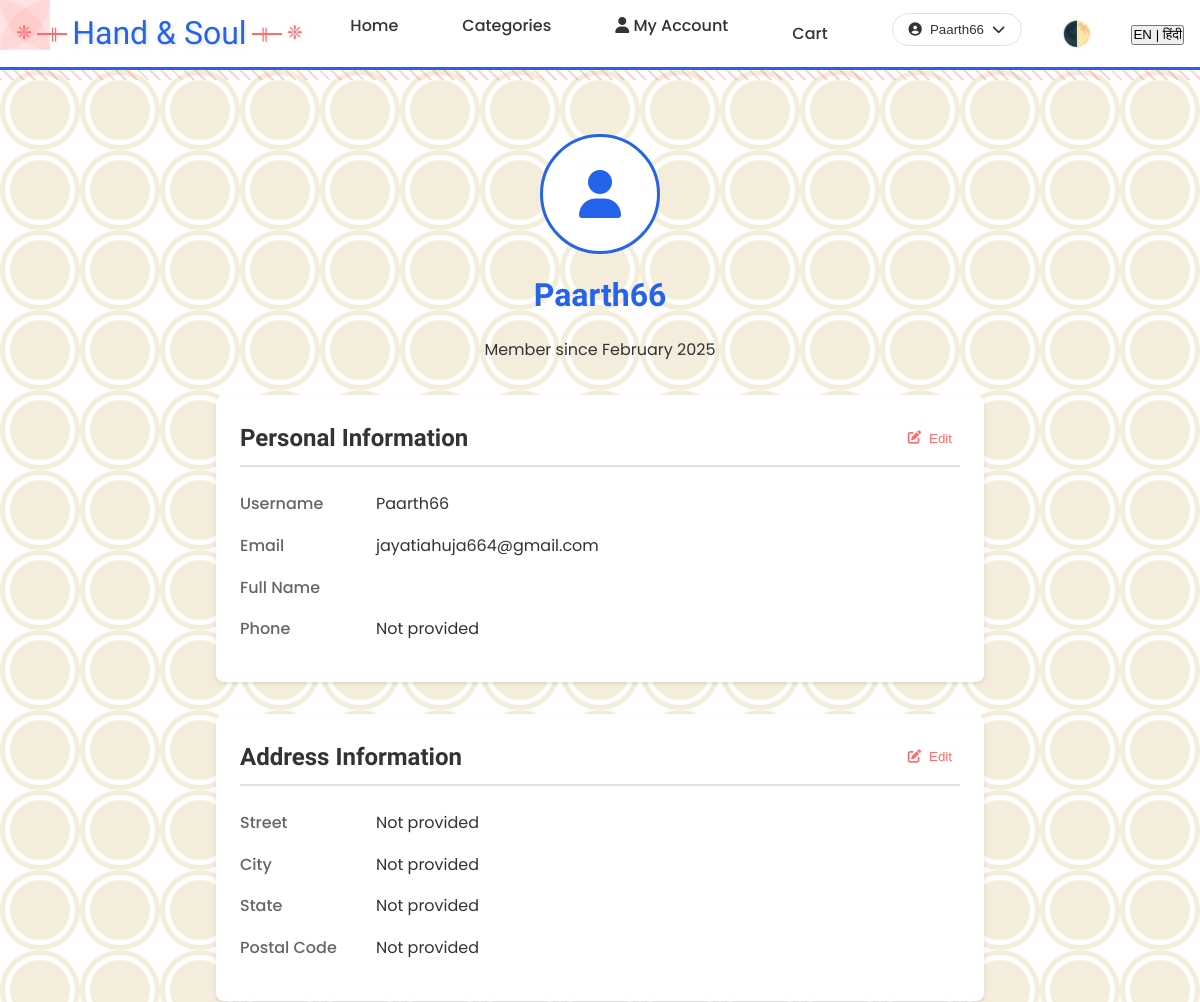
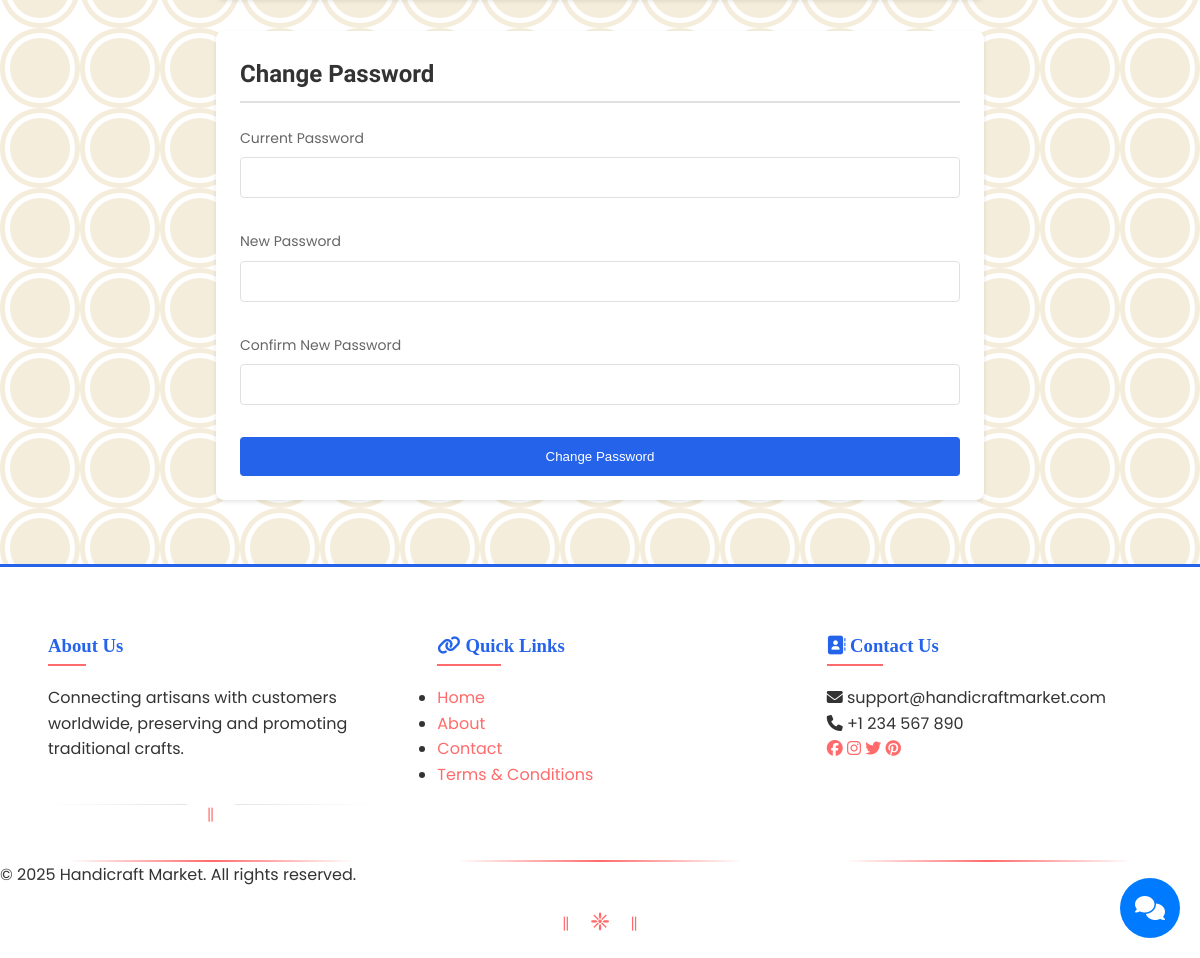
Page /accounts/profile/ (signed in) on the committed database (2 pictures, top to bottom).
### accounts/models.py (models this page shows, shortened)
class CustomUser(AbstractUser):
    USER_TYPE_CHOICES = (
        ('CUSTOMER', 'Customer'),
        ('SELLER', 'Seller'),
    )
    user_type = models.CharField(max_length=10, choices=USER_TYPE_CHOICES, default='CUSTOMER')
    phone_number = models.CharField(max_length=15, blank=True)
    address = models.TextField(blank=True)
    profile_picture = models.ImageField(upload_to='profile_pics/', blank=True, null=True)
    business_name = models.CharField(max_length=100, blank=True)
    gstin = models.CharField(max_length=15, blank=True)  # GST Identification Number
    business_description = models.TextField(blank=True)
    is_verified_seller = models.BooleanField(default=False)

### accounts/views.py (the view)
# urls.py: path('profile/', views.profile_view, name='profile'),
@login_required
def profile_view(request):
    return render(request, 'accounts/profile.html', {'user': request.user})

### templates/accounts/profile.html (shortened to what this page needs)
{% extends 'base.html' %}
{% load static %}
{% block content %}
<div class="profile-container">
    <div class="profile-header">
        <div class="profile-avatar">
            {% if user.avatar %}
                <img src="{{ user.avatar.url }}" alt="{{ user.get_full_name }}">
            {% else %}
                <i class="fas fa-user"></i>
            {% endif %}
        </div>
        <h1>{{ user.get_full_name|default:user.username }}</h1>
        <p>Member since {{ user.date_joined|date:"F Y" }}</p>
    </div>
    <div class="profile-sections">
        <div class="profile-section">
            <div class="section-header">
                <h2>Personal Information</h2>
                <button class="edit-btn" onclick="toggleEdit('personal-info')">
                    <i class="fas fa-edit"></i>
                    Edit
                </button>
            </div>
            <div id="personal-info-display">
                <div class="info-row">
                    <span class="info-label">Username</span>
                    <span class="info-value">{{ user.username }}</span>
                </div>
                <div class="info-row">
                    <span class="info-label">Email</span>
                    <span class="info-value">{{ user.email }}</span>
                </div>
                <div class="info-row">
                    <span class="info-label">Full Name</span>
                    <span class="info-value">{{ user.get_full_name }}</span>
                </div>
                <div class="info-row">
                    <span class="info-label">Phone</span>
                    <span class="info-value">{{ user.phone_number|default:"Not provided" }}</span>
                </div>
            </div>
        </div>
        <div class="profile-section">
            <div class="section-header">
                <h2>Address Information</h2>
                <button class="edit-btn" onclick="toggleEdit('address-info')">
                    <i class="fas fa-edit"></i>
                    Edit
                </button>
            </div>
            <div id="address-info-display">
                <div class="info-row">
                    <span class="info-label">Street</span>
                    <span class="info-value">{{ user.address|default:"Not provided" }}</span>
                </div>
                <div class="info-row">
                    <span class="info-label">City</span>
                    <span class="info-value">{{ user.city|default:"Not provided" }}</span>
                </div>
                <div class="info-row">
                    <span class="info-label">State</span>
                    <span class="info-value">{{ user.state|default:"Not provided" }}</span>
                </div>
                <div class="info-row">
                    <span class="info-label">Postal Code</span>
                    <span class="info-value">{{ user.postal_code|default:"Not provided" }}</span>
                </div>
            </div>
        </div>
        <div class="profile-section">
            <div class="section-header">
                <h2>Change Password</h2>
            </div>
            <form class="profile-form" method="POST" action="{% url 'accounts:change_password' %}">
                <div class="form-group">
                    <label for="current_password">Current Password</label>
                    <input type="password" id="current_password" name="current_password" class="form-control">
                </div>
                <div class="form-group">
                    <label for="new_password1">New Password</label>
                    <input type="password" id="new_password1" name="new_password1" class="form-control">
                </div>
                <div class="form-group">
                    <label for="new_password2">Confirm New Password</label>
                    <input type="password" id="new_password2" name="new_password2" class="form-control">
                </div>
                <button type="submit" class="save-btn">Change Password</button>
            </form>
        </div>
    </div>
</div>
{% endblock %}

### templates/base.html (shortened to what this page needs)
{% load static %}
<!DOCTYPE html>
<html lang="en" data-theme="light">
  <head>
    <link
      rel="stylesheet"
      href="https://cdnjs.cloudflare.com/ajax/libs/font-awesome/6.5.1/css/all.min.css"
    />
    <link rel="stylesheet" href="{% static 'css/theme.css' %}" />
    <link rel="stylesheet" href="{% static 'css/style.css' %}" />
    <link rel="stylesheet" href="{% static 'css/responsive.css' %}" />
    <link rel="stylesheet" href="{% static 'css/cart.css' %}" />
  </head>
  <body class="{% if request.COOKIES.theme == 'dark' %}dark-theme{% endif %}">
    <div class="traditional-corners">
      <div class="corner top-left">
      </div>
      <div class="corner top-right">
      </div>
      <div class="corner bottom-left">
      </div>
      <div class="corner bottom-right">
      </div>
    </div>
    <header class="main-header">
      <nav class="nav-container">
        <div class="logo">
          <a href="{% url 'core:home' %}">
            <span class="logo-icon">॥</span>
            <span class="logo-text">Hand & Soul</span>
            <span class="logo-icon">॥</span>
          </a>
        </div>
        <ul class="nav-links">
          <li>
            <a href="{% url 'core:home' %}" data-translate="home">Home</a>
          </li>
          <li>
            <a
              href="{% url 'products:category_list' %}"
              data-translate="categories"
              >Categories</a
            >
          </li>
          {% if user.is_authenticated %} {% if user.user_type == 'SELLER' %}
          <li>
            <a href="{% url 'accounts:seller_dashboard' %}"
              ><i class="fas fa-store"></i> Dashboard</a
            >
          </li>
          {% else %}
          <li>
            <a href="{% url 'accounts:customer_dashboard' %}"
              ><i class="fas fa-user"></i> My Account</a
            >
          </li>
          {% endif %}
          <li class="nav-cart">
            <a
              href="{% url 'products:cart' %}"
              data-translate="cart"
              class="cart-link"
            >
            </a>
          </li>
          <li class="nav-user">
            <div class="user-menu">
              <button class="user-menu-btn">
                <i class="fas fa-user-circle"></i>
                <span>{{ user.username }}</span>
                <i class="fas fa-chevron-down"></i>
              </button>
            </div>
          </li>
          {% endif %}
        </ul>
        <div class="theme-toggle">
          <button id="themeToggle" title="Switch theme">
          </button>
        </div>
        <div class="language-switcher">
          <button
            id="globalLanguageToggle"
            class="language-toggle-btn"
            onclick="toggleSiteLanguage()"
          >
            <span class="current-lang">EN</span>
            <span class="separator">|</span>
            <span class="other-lang">हिंदी</span>
          </button>
        </div>
      </nav>
    </header>
    <main class="main-content">
       {% block content %}{% endblock %}
    </main>
    <footer class="main-footer">
      <div class="footer-content">
        <div class="footer-section">
          <h3 data-translate="about_us">About Us</h3>
          <p data-translate="about_description">
            Connecting artisans with customers worldwide, preserving and
            promoting traditional crafts.
          </p>
          <div class="traditional-separator"></div>
        </div>
        <div class="footer-section">
          <h3><i class="fas fa-link"></i> Quick Links</h3>
          <ul class="traditional-list">
            <li><a href="{% url 'core:home' %}">Home</a></li>
            <li><a href="{% url 'core:about' %}">About</a></li>
            <li><a href="{% url 'core:contact' %}">Contact</a></li>
            <li><a href="{% url 'core:terms' %}">Terms & Conditions</a></li>
          </ul>
        </div>
        <div class="footer-section">
          <h3><i class="fas fa-address-book"></i> Contact Us</h3>
          <p><i class="fas fa-envelope"></i> support@handicraftmarket.com</p>
          <p><i class="fas fa-phone"></i> +1 234 567 890</p>
          <div class="social-links">
            <a href="#" title="Facebook" class="traditional-icon"
              ><i class="fab fa-facebook"></i
            ></a>
            <a href="#" title="Instagram" class="traditional-icon"
              ><i class="fab fa-instagram"></i
            ></a>
            <a href="#" title="Twitter" class="traditional-icon"
              ><i class="fab fa-twitter"></i
            ></a>
            <a href="#" title="Pinterest" class="traditional-icon"
              ><i class="fab fa-pinterest"></i
            ></a>
          </div>
        </div>
      </div>
      <div class="footer-bottom">
        <p>&copy; {% now "Y" %} Handicraft Market. All rights reserved.</p>
        <div class="footer-decoration">
          <span>॥</span>
          <span>❈</span>
          <span>॥</span>
        </div>
      </div>
    </footer>
    <div id="chatbot-container">{% include 'includes/chatbot.html' %}</div>
  </body>
</html>

### static/css/theme.css (style rules this page uses)
:root[data-theme="light"] { --background-color: #ffffff; --surface-color: #ffffff; --border-color: #e0e0e0; --text-primary: #333333; --text-secondary: #666666; --accent-color: #ff6b6b; --accent-hover: #ff5252; --shadow-color: rgba(0, 0, 0, 0.1); --nav-background: #ffffff; --input-background: #ffffff; --card-background: #ffffff; --success-color: #4caf50; --error-color: #f44336; --warning-color: #ff9800; }
body { background-color: var(--background-color); color: var(--text-primary); transition: background-color 0.3s ease, color 0.3s ease; }
input, select, textarea { background-color: var(--input-background); border: 1px solid var(--border-color); color: var(--text-primary); }
input::placeholder { color: var(--text-secondary); }
.main-header { background-color: var(--nav-background); border-bottom: 1px solid var(--border-color); }
.theme-toggle button { background: none; border: none; cursor: pointer; font-size: 1.5rem; padding: 0.5rem; color: var(--text-primary); transition: transform 0.3s ease; }

### static/css/cart.css (style rules this page uses)
.nav-cart { position: relative; margin-right: 1rem; }
.cart-link { display: flex; align-items: center; text-decoration: none; color: var(--text-color); transition: color 0.3s ease; }

### templates/accounts/profile.html (style rules this page uses)
.profile-container { max-width: 800px; margin: 2rem auto; padding: 0 1rem; }
.profile-header { text-align: center; margin-bottom: 2rem; }
.profile-avatar { width: 120px; height: 120px; border-radius: 50%; margin: 0 auto 1rem; background: var(--surface-color); display: flex; align-items: center; justify-content: center; font-size: 3rem; color: var(--primary-color); border: 3px solid var(--primary-color); }
.profile-sections { display: grid; gap: 2rem; }
.profile-section { background: var(--surface-color); border-radius: 8px; padding: 1.5rem; box-shadow: 0 2px 4px var(--shadow-color); }
.section-header { display: flex; justify-content: space-between; align-items: center; margin-bottom: 1.5rem; padding-bottom: 0.5rem; border-bottom: 2px solid var(--border-color); }
.section-header h2 { margin: 0; color: var(--text-primary); }
.edit-btn { background: none; border: none; color: var(--accent-color); cursor: pointer; display: flex; align-items: center; gap: 0.5rem; padding: 0.5rem; border-radius: 4px; transition: background-color 0.3s ease; }
.profile-form { display: grid; gap: 1rem; }
.form-group { display: grid; gap: 0.5rem; }
.form-group label { color: var(--text-secondary); font-size: 0.875rem; }
.form-control { width: 100%; padding: 0.75rem; border: 1px solid var(--border-color); border-radius: 4px; background-color: var(--background-color); color: var(--text-primary); transition: border-color 0.3s ease; }
.save-btn { background-color: var(--primary-color); color: white; border: none; padding: 0.75rem 1.5rem; border-radius: 4px; cursor: pointer; font-weight: 500; transition: background-color 0.3s ease; }
.info-row { display: grid; grid-template-columns: 120px 1fr; gap: 1rem; margin-bottom: 1rem; }
.info-label { color: var(--text-secondary); font-weight: 500; }
.info-value { color: var(--text-primary); }

### templates/base.html (style rules this page uses)
:root { --primary-color: #2563eb; --primary-color-rgb: 37, 99, 235; --accent-color: #1d4ed8; --text-primary: #1f2937; --text-secondary: #4b5563; --background-color: #ffffff; --surface-color: #ffffff; --border-color: #e5e7eb; --shadow-color: rgba(0, 0, 0, 0.1); --error-color: #dc2626; --warning-color: #f59e0b; --success-color: #10b981; --font-heading: "Rozha One", serif; --font-hindi: "Tiro Devanagari Hindi", serif; --font-body: "Poppins", sans-serif; }
body { margin: 0; padding: 0; font-family: var(--font-body); background-color: var(--background-color); color: var(--text-primary); }
h1, h2, h3, h4, h5, h6 { font-family: var(--font-heading); }
.main-content { position: relative; padding: 2rem; background-color: var(--background-color); }
.main-content::before { content: ""; position: absolute; top: 0; left: 0; right: 0; height: 10px; background-image: repeating-linear-gradient( 45deg, var(--accent-color) 0, var(--accent-color) 2px, transparent 2px, transparent 8px ); opacity: 0.3; }

### rows in the picture
CustomUser: username "Paarth66", get_full_name "Paarth66", date_joined "February 2025", email "jayatiahuja664@gmail.com", phone_number "Not provided", address "Not provided"

### other values in the picture
{{ user.city|default:"Not provided" }} "Not provided"
{{ user.state|default:"Not provided" }} "Not provided"
{{ user.postal_code|default:"Not provided" }} "Not provided"
